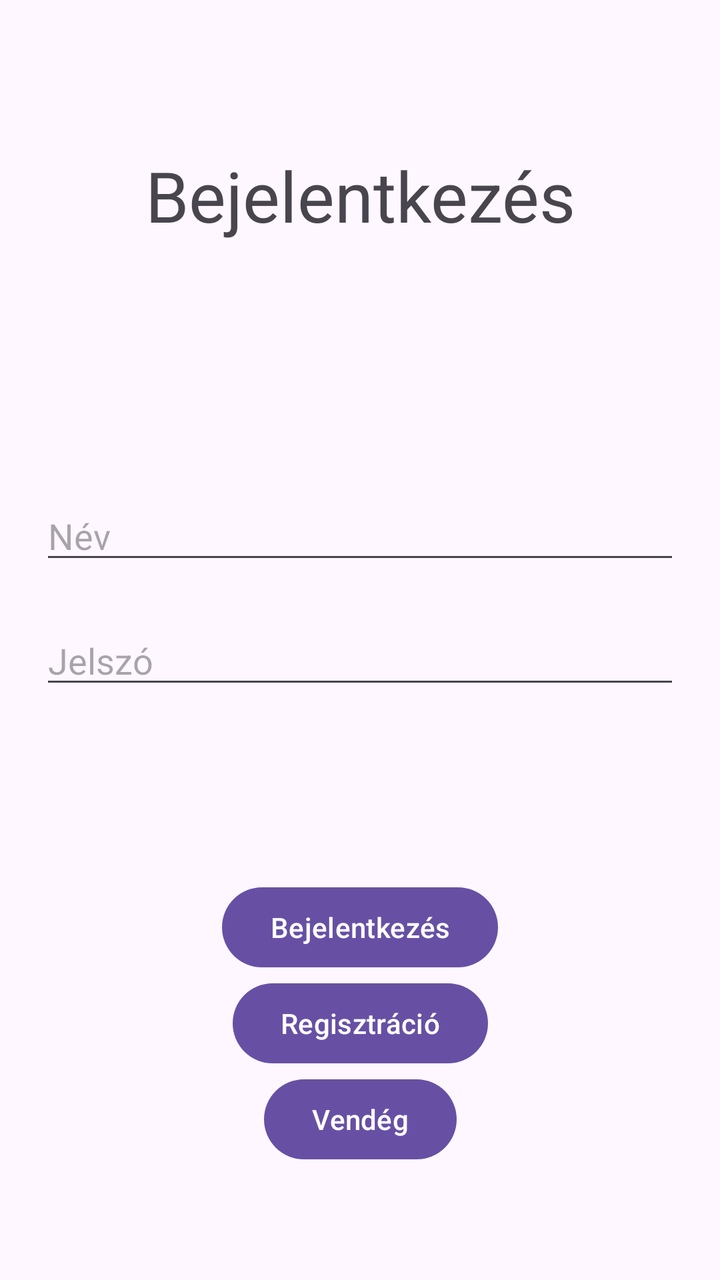
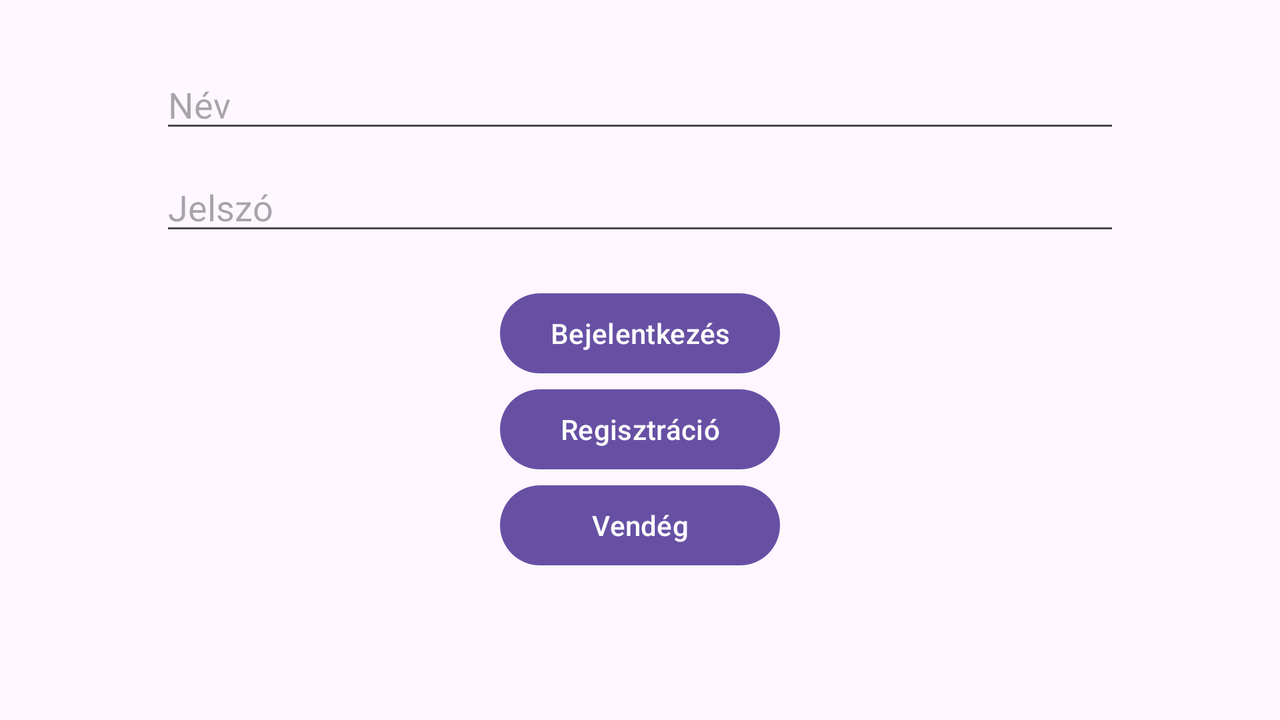

The same Android screen from two of the app's own layout files: first res/layout/ as a phone draws it, then the repository's variant for another configuration, drawn on a device whose configuration selects that folder. Both files follow.
<!-- AndroidManifest.xml: application theme Theme.RemindR -->
<!-- res/layout/activity_main.xml -->
<?xml version="1.0" encoding="utf-8"?>
<androidx.constraintlayout.widget.ConstraintLayout xmlns:android="http://schemas.android.com/apk/res/android"
    xmlns:app="http://schemas.android.com/apk/res-auto"
    xmlns:tools="http://schemas.android.com/tools"
    android:id="@+id/main"
    android:layout_width="match_parent"
    android:layout_height="match_parent"
    tools:context=".MainActivity">

    <TextView
        android:id="@+id/loginTextView"
        android:layout_width="match_parent"
        android:layout_height="wrap_content"
        android:text="@string/login"
        android:textAlignment="center"
        android:textSize="35sp"
        app:layout_constraintBottom_toBottomOf="parent"
        app:layout_constraintEnd_toEndOf="parent"
        app:layout_constraintStart_toStartOf="parent"
        app:layout_constraintTop_toTopOf="parent"
        app:layout_constraintVertical_bias="0.125" />

    <EditText
        android:id="@+id/EditTextUserName"
        android:layout_width="match_parent"
        android:layout_height="wrap_content"
        android:ems="10"
        android:hint="@string/name"
        android:inputType="text"
        android:layout_marginHorizontal="20dp"
        app:layout_constraintBottom_toBottomOf="parent"
        app:layout_constraintEnd_toEndOf="parent"
        app:layout_constraintStart_toStartOf="parent"
        app:layout_constraintTop_toTopOf="@+id/loginTextView"
        app:layout_constraintVertical_bias="0.327" />

    <EditText
        android:id="@+id/EditTextPassword"
        android:layout_width="match_parent"
        android:layout_height="wrap_content"
        android:ems="10"
        android:hint="@string/password"
        android:inputType="textPassword"
        android:layout_marginHorizontal="20dp"
        app:layout_constraintBottom_toBottomOf="parent"
        app:layout_constraintEnd_toEndOf="parent"
        app:layout_constraintStart_toStartOf="parent"
        app:layout_constraintTop_toBottomOf="@+id/EditTextUserName"
        app:layout_constraintVertical_bias="0.067" />

    <Button
        android:id="@+id/LoginButton"
        android:layout_width="wrap_content"
        android:layout_height="wrap_content"
        android:onClick="login"
        android:text="@string/login"
        app:layout_constraintBottom_toBottomOf="parent"
        app:layout_constraintEnd_toEndOf="parent"
        app:layout_constraintStart_toStartOf="parent"
        app:layout_constraintTop_toBottomOf="@+id/EditTextPassword"
        app:layout_constraintVertical_bias="0.372" />

    <Button
        android:id="@+id/RegisterButton"
        android:layout_width="wrap_content"
        android:layout_height="wrap_content"
        android:layout_marginLeft="20dp"
        android:layout_marginRight="20dp"
        android:onClick="regist"
        android:text="@string/registration"
        app:layout_constraintBottom_toBottomOf="parent"
        app:layout_constraintEnd_toEndOf="parent"
        app:layout_constraintStart_toStartOf="parent"
        app:layout_constraintTop_toBottomOf="@+id/LoginButton"
        app:layout_constraintVertical_bias="0.0" />

    <Button
        android:id="@+id/GuestButton"
        android:layout_width="wrap_content"
        android:layout_height="wrap_content"
        android:onClick="loginAsGuest"
        android:text="@string/guest"
        app:layout_constraintBottom_toBottomOf="parent"
        app:layout_constraintEnd_toEndOf="parent"
        app:layout_constraintStart_toStartOf="parent"
        app:layout_constraintTop_toBottomOf="@+id/RegisterButton"
        app:layout_constraintVertical_bias="0.0" />

</androidx.constraintlayout.widget.ConstraintLayout>
<!-- resources referenced by this layout -->
<resources>
  <string name="guest">Vendég</string>
  <string name="login">Bejelentkezés</string>
  <string name="name">Név</string>
  <string name="password">Jelszó</string>
  <string name="registration">Regisztráció</string>
  <style name="Theme.RemindR" parent="Base.Theme.RemindR" />
  <style name="Base.Theme.RemindR" parent="Theme.Material3.DayNight.NoActionBar">
          
          
      </style>
</resources>
<!-- res/layout-land/activity_main.xml (the repository's variant of the layout above) -->
<!-- drawn on the phone turned sideways -->
<?xml version="1.0" encoding="utf-8"?>
<LinearLayout xmlns:android="http://schemas.android.com/apk/res/android"
    xmlns:app="http://schemas.android.com/apk/res-auto"
    xmlns:tools="http://schemas.android.com/tools"
    android:id="@+id/main"
    android:layout_width="match_parent"
    android:layout_height="match_parent"
    android:orientation="vertical"
    tools:context=".MainActivity">

    <EditText
        android:id="@+id/EditTextUserName"
        android:layout_width="match_parent"
        android:layout_height="wrap_content"
        android:layout_marginHorizontal="80dp"
        android:ems="10"
        android:hint="@string/name"
        android:inputType="text"
        android:layout_marginTop="30dp"
        tools:layout_editor_absoluteX="0dp" />

    <EditText
        android:id="@+id/EditTextPassword"
        android:layout_width="match_parent"
        android:layout_height="wrap_content"
        android:layout_marginHorizontal="80dp"
        android:ems="10"
        android:hint="@string/password"
        android:inputType="textPassword"
        android:layout_marginTop="10dp"
        tools:layout_editor_absoluteX="0dp" />

    <Button
        android:id="@+id/LoginButton"
        android:layout_width="match_parent"
        android:layout_height="wrap_content"
        android:layout_marginTop="20dp"
        android:layout_marginHorizontal="250dp"
        android:onClick="login"
        android:text="@string/login" />

    <Button
        android:id="@+id/RegisterButton"
        android:layout_width="match_parent"
        android:layout_height="wrap_content"
        android:text="@string/registration"
        android:layout_marginHorizontal="250dp"
        android:onClick="regist" />

    <Button
        android:id="@+id/GuestButton"
        android:layout_width="match_parent"
        android:layout_height="wrap_content"
        android:layout_marginHorizontal="250dp"
        android:onClick="loginAsGuest"
        android:text="@string/guest" />

</LinearLayout>
